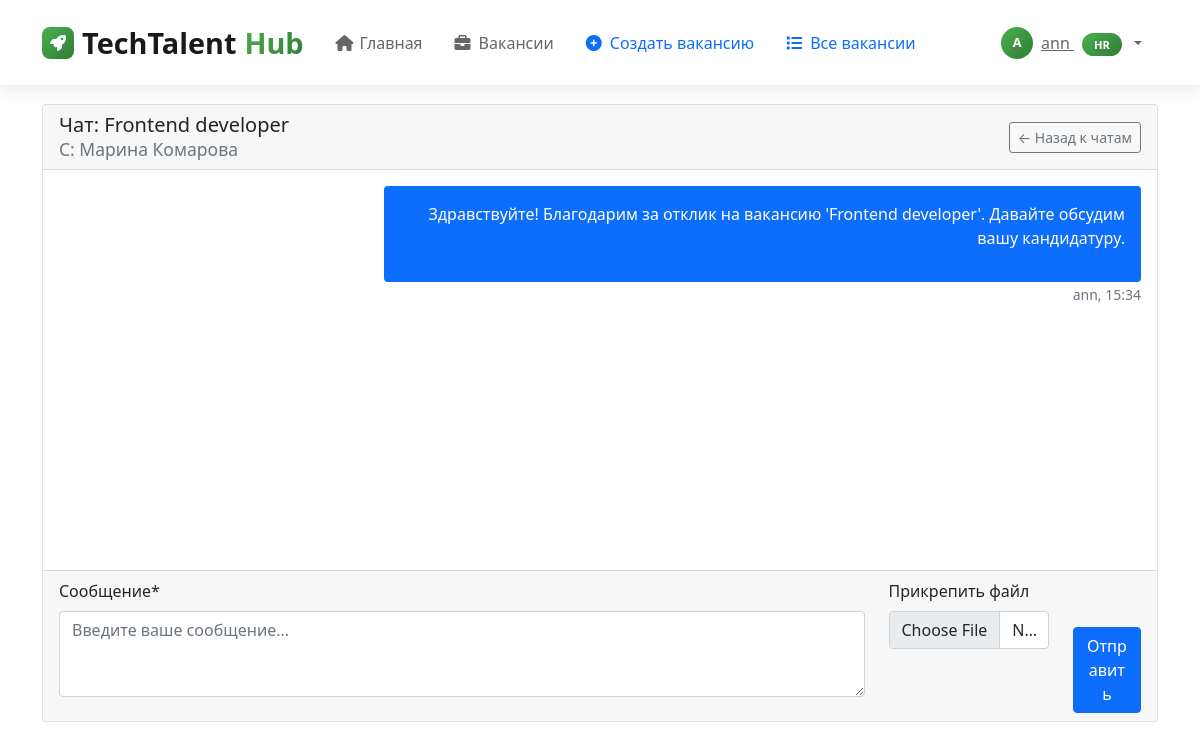
The app's page /chats/4/ (signed in) with its own data.
### career_app/models.py (models this page shows, shortened)
class ChatThread(models.Model):
    vacancy = models.ForeignKey(Vacancy, on_delete=models.CASCADE, null=True, blank=True)
    internship = models.ForeignKey(Internship, on_delete=models.CASCADE, null=True, blank=True)
    applicant = models.ForeignKey(Applicant, on_delete=models.CASCADE)
    hr_user = models.ForeignKey(User, on_delete=models.CASCADE, null=True, blank=True, related_name='hr_chats')
    university_user = models.ForeignKey(User, on_delete=models.CASCADE, null=True, blank=True, related_name='university_chats')
    created_at = models.DateTimeField(auto_now_add=True)
    updated_at = models.DateTimeField(auto_now=True)
    is_active = models.BooleanField(default=True)
    class Meta:
        verbose_name = "Чат"
        verbose_name_plural = "Чаты"
        ordering = ['-updated_at']
    def get_other_participant(self, current_user):
        if current_user == self.applicant.user:
            if self.hr_user:
                return self.hr_user
            elif self.university_user:
                return self.university_user
        return self.applicant.user
    def get_subject(self):
        if self.vacancy:
            return self.vacancy.title
        else:
            return self.internship.title

class Vacancy(models.Model):
    STATUS_CHOICES = [
        ('draft', 'Черновик'),
        ('moderation', 'На модерации'),
        ('published', 'Опубликована'),
        ('rejected', 'Отклонена'),
        ('closed', 'Закрыта'),
    ]
    views = models.IntegerField(default=0, verbose_name="Просмотры")
    title = models.CharField(max_length=200, verbose_name="Должность")
    company = models.ForeignKey(Company, on_delete=models.CASCADE, verbose_name="Компания")
    category = models.ForeignKey(Category, on_delete=models.SET_NULL, null=True, blank=True, verbose_name="Категория")
    description = models.TextField(verbose_name="Описание вакансии")
    requirements = models.TextField(verbose_name="Требования")
    salary = models.CharField(max_length=100, blank=True, verbose_name="Зарплата")
    contact_info = models.TextField(verbose_name="Контактная информация")
    status = models.CharField(max_length=20, choices=STATUS_CHOICES, default='draft', verbose_name="Статус")
    created_by = models.ForeignKey(User, on_delete=models.CASCADE, verbose_name="Создатель")
    created_at = models.DateTimeField(auto_now_add=True)
    published_at = models.DateTimeField(null=True, blank=True)
    auto_close_at = models.DateTimeField(null=True, blank=True, verbose_name="Автоматическое закрытие")
    objects = models.Manager()
    views = models.IntegerField(default=0, verbose_name="Просмотры")
    salary_amount = models.DecimalField(max_digits=10, decimal_places=2, null=True, blank=True,
                                        verbose_name="Зарплата (число)")
    location = models.CharField(max_length=200, blank=True, verbose_name="Местоположение")
    employment_type = models.CharField(max_length=50, choices=[
        ('full', 'Полная занятость'),
        ('part', 'Частичная занятость'),
        ('remote', 'Удаленная работа'),
    ], default='full', verbose_name="Тип занятости")
    class Meta:
        verbose_name = "Вакансия"
        verbose_name_plural = "Вакансии"
        ordering = ['-created_at']

class Applicant(models.Model):
    EXPERIENCE_LEVELS = [
        ('no_experience', 'Нет опыта'),
        ('intern', 'Стажер'),
        ('junior', 'Junior (Начинающий)'),
        ('middle', 'Middle (Опытный)'),
        ('senior', 'Senior (Старший)'),
        ('lead', 'Lead (Руководитель)'),
    ]
    EDUCATION_LEVELS = [
        ('secondary', 'Среднее'),
        ('secondary_professional', 'Среднее профессиональное'),
        ('high', 'Высшее образование'),
    ]
    user = models.OneToOneField(User, on_delete=models.CASCADE, null=True, blank=True)
    first_name = models.CharField(max_length=100, verbose_name="Имя")
    last_name = models.CharField(max_length=100, verbose_name="Фамилия")
    email = models.EmailField(verbose_name="Email")
    phone = models.CharField(max_length=20, verbose_name="Телефон")
    position = models.CharField(max_length=200, blank=True, verbose_name="Желаемая должность")
    experience_level = models.CharField(
        max_length=50,
        choices=EXPERIENCE_LEVELS,
        blank=True,
        verbose_name="Уровень опыта"
    )
    education_level = models.CharField(
        max_length=50,
        choices=EDUCATION_LEVELS,
        blank=True,
        verbose_name="Уровень образования"
    )
    skills = models.TextField(blank=True, verbose_name="Навыки")
    experience = models.TextField(blank=True, verbose_name="Опыт работы")
    education = models.TextField(blank=True, verbose_name="Образование")
    about = models.TextField(blank=True, verbose_name="О себе")
    resume_file = models.FileField(upload_to='resumes/', null=True, blank=True, verbose_name="Файл резюме")
    resume_text = models.TextField(blank=True, verbose_name="Текст резюме")
    created_at = models.DateTimeField(auto_now_add=True)
    is_published = models.BooleanField(default=True, verbose_name="Резюме опубликовано")
    class Meta:
        verbose_name = "Соискатель"
        verbose_name_plural = "Соискатели"

class ChatMessage(models.Model):
    thread = models.ForeignKey(ChatThread, on_delete=models.CASCADE, related_name='messages')
    sender = models.ForeignKey(User, on_delete=models.CASCADE)
    message = models.TextField(verbose_name="Сообщение")
    file = models.FileField(upload_to='chat_files/', null=True, blank=True, verbose_name="Файл")
    is_read = models.BooleanField(default=False, verbose_name="Прочитано")
    created_at = models.DateTimeField(auto_now_add=True)
    class Meta:
        verbose_name = "Сообщение чата"
        verbose_name_plural = "Сообщения чатов"
        ordering = ['created_at']

### career_app/views.py (the view)
# urls.py: path('chats/<int:thread_id>/', views.chat_detail, name='chat_detail'),
@login_required
def chat_detail(request, thread_id):
    thread = get_object_or_404(ChatThread, id=thread_id)
    user_profile = request.user.userprofile
    has_access = False
    if user_profile.role == 'applicant':
        has_access = thread.applicant.user == request.user
    elif user_profile.role == 'hr':
        has_access = thread.vacancy and thread.vacancy.company == user_profile.company
    elif user_profile.role == 'university':
        has_access = thread.internship and thread.internship.institution == user_profile.institution
    elif user_profile.role == 'admin':
        has_access = True
    if not has_access:
        messages.error(request, 'У вас нет доступа к этому чату.')
        return redirect('chat_list')
    thread.messages.filter(is_read=False).exclude(sender=request.user).update(is_read=True)
    if request.method == 'POST':
        form = ChatMessageForm(request.POST, request.FILES)
        if form.is_valid():
            message = form.save(commit=False)
            message.thread = thread
            message.sender = request.user
            message.save()
            thread.save()
            return redirect('chat_detail', thread_id=thread_id)
    else:
        form = ChatMessageForm()
    messages_list = thread.messages.all().select_related('sender')
    context = {
        'thread': thread,
        'messages_list': messages_list,
        'form': form,
        'other_user': thread.get_other_participant(request.user),
    }
    return render(request, 'career_app/chat_detail.html', context)

### templates/career_app/chat_detail.html (shortened to what this page needs)
{% extends 'base.html' %}
{% load crispy_forms_tags %}
{% block content %}
<div class="container mt-4">
    <div class="row">
        <div class="col-md-12">
            <div class="card">
                <div class="card-header d-flex justify-content-between align-items-center">
                    <h5 class="mb-0">
                        Чат: {{ thread.get_subject }}
                        <br>
                        <small class="text-muted">
                            {% if user.userprofile.role == 'applicant' %}
                                С: {{ other_user.get_full_name|default:other_user.username }}
                            {% else %}
                                С: {{ thread.applicant.first_name }} {{ thread.applicant.last_name }}
                            {% endif %}
                        </small>
                    </h5>
                    <a href="{% url 'chat_list' %}" class="btn btn-outline-secondary btn-sm">← Назад к чатам</a>
                </div>
                <div class="card-body" style="height: 400px; overflow-y: auto;">
                    {% for message in messages_list %}
                    <div class="mb-3 {% if message.sender == user %}text-end{% endif %}">
                        <div class="d-flex {% if message.sender == user %}justify-content-end{% endif %}">
                            <div class="{% if message.sender == user %}bg-primary text-white{% else %}bg-light{% endif %} rounded p-3" style="max-width: 70%;">
                                <div class="message-content">
                                    {{ message.message|linebreaks }}
                                </div>
                            </div>
                        </div>
                        <small class="text-muted">
                            {{ message.sender.get_full_name|default:message.sender.username }},
                            {{ message.created_at|date:"H:i" }}
                        </small>
                    </div>
                    {% empty %}
                    <div class="text-center text-muted py-4">
                        <p>Пока нет сообщений. Начните общение!</p>
                    </div>
                    {% endfor %}
                </div>
                <div class="card-footer">
                    <form method="post" enctype="multipart/form-data">
                        <div class="row">
                            <div class="col-md-9">
                                {{ form.message|as_crispy_field }}
                            </div>
                            <div class="col-md-2">
                                {{ form.file|as_crispy_field }}
                            </div>
                            <div class="col-md-1 d-flex align-items-end">
                                <button type="submit" class="btn btn-primary w-100">Отправить</button>
                            </div>
                        </div>
                    </form>
                </div>
            </div>
        </div>
    </div>
</div>
{% endblock %}

### templates/base.html (shortened to what this page needs)
<!DOCTYPE html>
<html lang="ru">
<head>
    <link href="https://cdn.jsdelivr.net/npm/bootstrap@5.1.3/dist/css/bootstrap.min.css" rel="stylesheet">
    <link href="https://cdnjs.cloudflare.com/ajax/libs/font-awesome/6.0.0/css/all.min.css" rel="stylesheet">
</head>
<body>
    <nav class="navbar navbar-expand-lg navbar-light fixed-top">
        <div class="container">
            <a class="navbar-brand" href="{% url 'home' %}">
                <div class="brand-icon">
                    <i class="fas fa-rocket"></i>
                </div>
                TechTalent<span>Hub</span>
            </a>
            <div class="collapse navbar-collapse" id="navbarNav">
                <ul class="navbar-nav me-auto">
    <li class="nav-item">
        <a class="nav-link {% if request.path == '/' %}active{% endif %}" href="{% url 'home' %}">
            <i class="fas fa-home"></i>
            Главная
        </a>
    </li>
    <li class="nav-item">
        <a class="nav-link {% if 'vacancy' in request.path %}active{% endif %}" href="{% url 'vacancy_list' %}">
            <i class="fas fa-briefcase"></i>
            Вакансии
        </a>
    </li>
    {% if user.is_authenticated %}
        {% if user.userprofile.role == 'admin' %}
            <li class="nav-item admin">
                <a class="nav-link" href="{% url 'moderation_list' %}">
                    <i class="fas fa-shield-alt"></i>
                    Модерация
                </a>
            </li>
            <li class="nav-item admin">
                <a class="nav-link" href="{% url 'analytics' %}">
                    <i class="fas fa-chart-bar"></i>
                    Аналитика
                </a>
            </li>
        {% elif user.userprofile.role == 'hr' %}
            <li class="nav-item hr">
                <a class="nav-link" href="{% url 'create_vacancy' %}">
                    <i class="fas fa-plus-circle"></i>
                    Создать вакансию
                </a>
            </li>
            <li class="nav-item hr">
                <a class="nav-link" href="{% url 'vacancy_list' %}">
                    <i class="fas fa-list"></i>
                    Все вакансии
                </a>
            </li>
        {% endif %}
    {% endif %}
</ul>
                <ul class="navbar-nav">
                    {% if user.is_authenticated %}
                        <li class="nav-item dropdown">
                            <a class="user-dropdown dropdown-toggle" href="#" role="button" data-bs-toggle="dropdown">
                                <div class="user-avatar">
                                    {{ user.username|first|upper }}
                                </div>
                                <span class="d-none d-md-inline">
                                    {{ user.username }}
                                    <span class="role-badge">
                                        {% if user.userprofile.role == 'admin' %}Админ
                                        {% elif user.userprofile.role == 'hr' %}HR
                                        {% elif user.userprofile.role == 'university' %}ВУЗ
                                        {% elif user.userprofile.role == 'student' %}Студент
                                        {% else %}Пользователь{% endif %}
                                    </span>
                                </span>
                            </a>
                        </li>
                    {% endif %}
                </ul>
            </div>
        </div>
    </nav>
    <div style="padding-top: 80px;"></div>
    <main>
        {% block content %}
        {% endblock %}
    </main>
</body>
</html>

### records on screen
ChatThread: get_subject "Frontend developer", applicant.first_name "Марина", applicant.last_name "Комарова"
ChatMessage: message "Здравствуйте! Благодарим за отклик на вакансию 'Frontend developer'. Давайте обсудим вашу кандидатуру.", sender.get_full_name "ann", created_at "15:34"

### other values on screen
{{ user.username|first|upper }} "A"
{{ user.username }} "ann"
